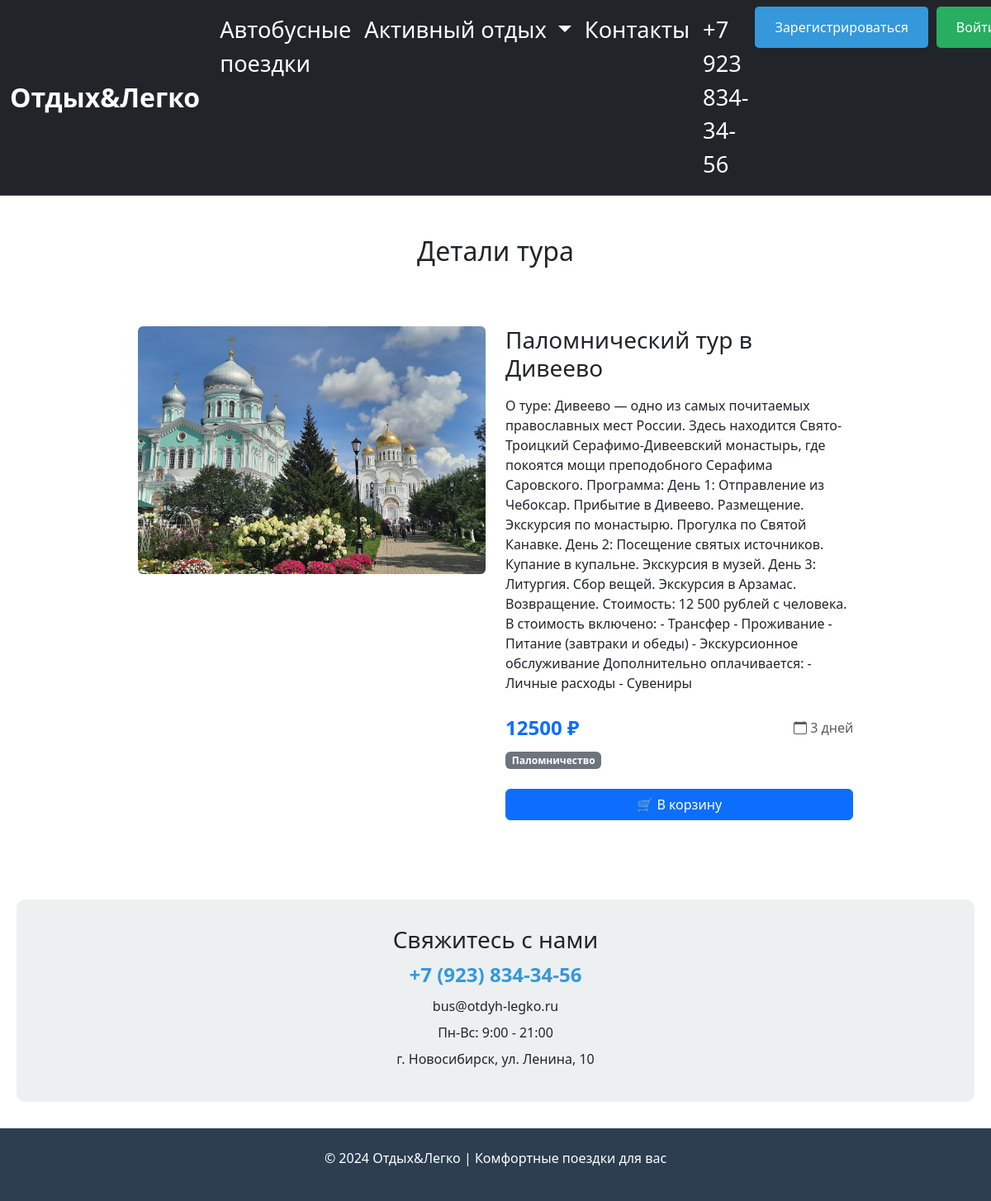
Page /tour/inf/1 on the committed database.
### data/tours.py (models this page shows, shortened)
class Tours(SqlAlchemyBase, SerializerMixin):
    __tablename__ = 'tours'
    id = sqlalchemy.Column(sqlalchemy.Integer,
                           primary_key=True, autoincrement=True)
    category_id = sqlalchemy.Column(sqlalchemy.Integer,
                                    sqlalchemy.ForeignKey("category.id"))
    title = sqlalchemy.Column(sqlalchemy.String,
                              nullable=True)
    content = sqlalchemy.Column(sqlalchemy.TEXT,
                                nullable=True)
    is_published = sqlalchemy.Column(sqlalchemy.Boolean,
                                     default=True)
    free_pl = sqlalchemy.Column(sqlalchemy.Integer)
    duration = sqlalchemy.Column(sqlalchemy.Integer, default=3)
    price = sqlalchemy.Column(sqlalchemy.Integer, default=10000)
    img = sqlalchemy.Column(sqlalchemy.String,
                            nullable=False)
    user_id = sqlalchemy.Column(sqlalchemy.Integer, sqlalchemy.ForeignKey("users.id"))
    category = orm.relationship("Category", back_populates='tours')
    cart_items = orm.relationship('CartItem', back_populates='tour', cascade='all, delete-orphan')
    author = orm.relationship("Users", foreign_keys=[user_id], backref='created_tours')

class Category(SqlAlchemyBase, SerializerMixin):
    __tablename__ = 'category'
    id = sqlalchemy.Column(sqlalchemy.Integer,
                           primary_key=True,
                           autoincrement=True)
    name = sqlalchemy.Column(sqlalchemy.String,
                             nullable=True)
    tours = orm.relationship("Tours", cascade="all, delete", back_populates='category')

### main.py (the view, shortened to what this page needs)
@app.route('/tour/inf/<int:id_>', methods=['GET', 'POST'])
def tours_detail(id_):
    db_sess = db_session.create_session()
    tour = db_sess.query(Tours).filter(Tours.id == id_).first()
    cart_quantity = 0
    tours_in_cart_ids = []
    return render_template('tours_wor.html',
                           title='Детали тура',
                           tour=tour,
                           tours_in_cart_ids=tours_in_cart_ids,
                           cart_quantity=cart_quantity
                           )

### data/db_session.py (called while the page is built)
def create_session() -> Session:
    global __factory
    return __factory()

### templates/tours_wor.html (shortened to what this page needs)
{% extends "base.html" %}
{% block content %}
<div class="container my-5">
  <h2 class="text-center mb-4">{{ title if title else 'Наши туры' }}</h2>
  {% if tour %}
  <div class="row justify-content-center">
    <div class="col-lg-10">
      <div class="company-card p-4 p-lg-5">
        <div class="row">
          <div class="col-md-6">
            {% if tour.img %}
            <img src="{{ url_for('static', filename='img/' + tour.img) }}"
                 class="img-fluid rounded"
                 alt="{{ tour.title }}"
                 style="width: 100%; height: 300px; object-fit: cover;">
            {% else %}
            <img src="https://via.placeholder.com/500x300?text=Нет+фото"
                 class="img-fluid rounded"
                 alt="Нет изображения">
            {% endif %}
          </div>
          <div class="col-md-6">
            <h3 class="mb-3">{{ tour.title }}</h3>
            <div class="card-text mb-4">
              {% if tour.content %}
                {{ tour.content | safe }}
              {% else %}
                <p class="text-muted">Описание временно недоступно</p>
              {% endif %}
            </div>
            <div class="d-flex justify-content-between align-items-center mt-3">
              <span class="text-primary fw-bold fs-4">{{ tour.price }} ₽</span>
              <span class="text-muted">
                <i class="bi bi-calendar"></i> {{ tour.duration }} дней
              </span>
            </div>
            {% if tour.category %}
            <div class="mt-2 mb-3">
              <span class="badge bg-secondary">{{ tour.category.name }}</span>
            </div>
            {% endif %}
            {% if current_user.is_authenticated and tour.id in tours_in_cart_ids %}
              <div class="card mt-3 p-3 bg-light">
                <div class="d-flex justify-content-between align-items-center">
                  <div>
                    <span class="text-success fw-bold">✓ В корзине</span>
                    <span class="badge bg-primary ms-2">{{ cart_quantity }} шт.</span>
                  </div>
                  <div class="btn-group">
                    <form action="{{ url_for('add_to_cart', tour_id=tour.id) }}" method="POST" class="d-inline">
                      <input type="hidden" name="csrf_token" value="{{ csrf_token() }}">
                      <button type="submit" class="btn btn-sm btn-success">
                        <i class="bi bi-plus"></i> 1
                      </button>
                    </form>
                    <form action="{{ url_for('decrease_cart', tour_id=tour.id) }}" method="POST" class="d-inline">
  <input type="hidden" name="csrf_token" value="{{ csrf_token() }}">
  <button type="submit" class="btn btn-sm btn-danger">
    <i class="bi bi-dash"></i> 1
  </button>
</form>
                  </div>
                </div>
                  <a href="{{ url_for('profile') }}" class="btn btn-outline-primary btn-sm w-100">
                    Перейти в корзину
                  </a>
              </div>
            {% else %}
              <form action="{{ url_for('add_to_cart', tour_id=tour.id) }}" method="POST" class="mt-4">
                <button type="submit" class="btn btn-primary w-100">
                  🛒 В корзину
                </button>
              </form>
            {% endif %}
          </div>
        </div>
      </div>
    </div>
  </div>
  {% endif %}
</div>
{% endblock %}

### templates/base.html (style rules this page uses)
.container { max-width: 1200px; margin: 0 auto; padding: 0 20px; }

### rows in the picture
Tours: img (picture), title "Паломнический тур в Дивеево", content "О туре: Дивеево — одно из самых почитаемых православных мест России. Здесь находится Свято-Троицкий Серафимо-Дивеевский монастырь, где покоятся мощи преподобного Серафима Саровского. Программа: День 1: Отправление из Чебоксар. Прибытие в Дивеево. Размещение. Экскурсия по монастырю. Прогулка по Святой Канавке. День 2: Посещение святых источников. Купание в купальне. Экскурсия в музей. День 3: Литургия. Сбор вещей. Экскурсия в Арзамас. Возвращение. Стоимость: 12 500 рублей с человека. В стоимость включено: - Трансфер - Проживание - Питание (завтраки и обеды) - Экскурсионное обслуживание Дополнительно оплачивается: - Личные расходы - Сувениры", price "12500", duration "3"
Category: category.name "Паломничество"

### other values in the picture
{{ title if title else 'Наши туры' }} "Детали тура"
